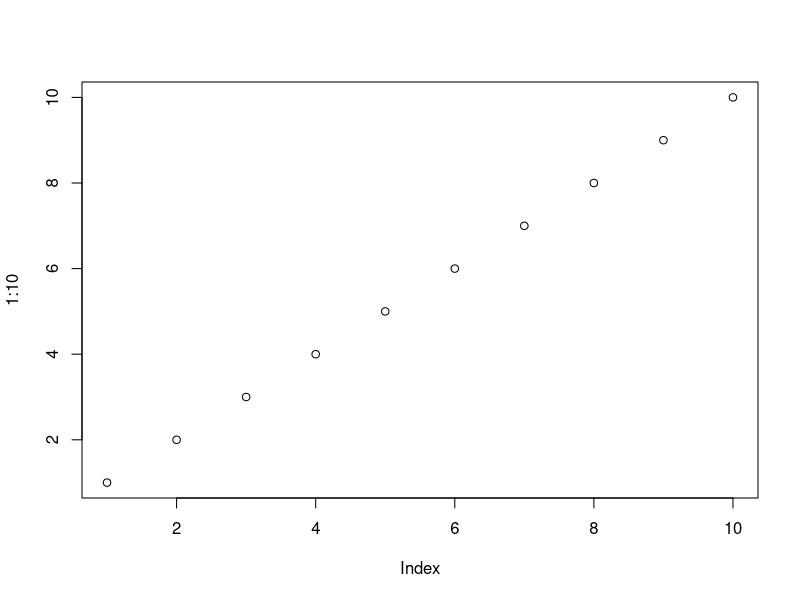
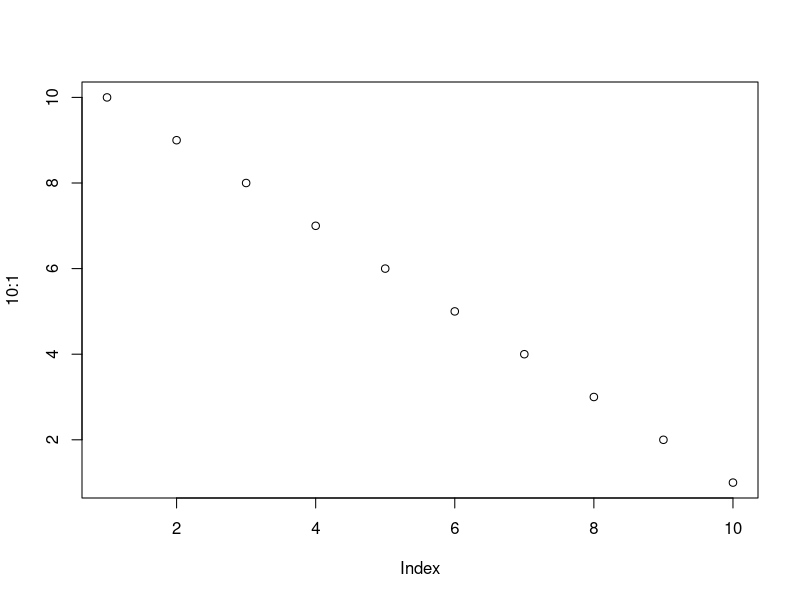
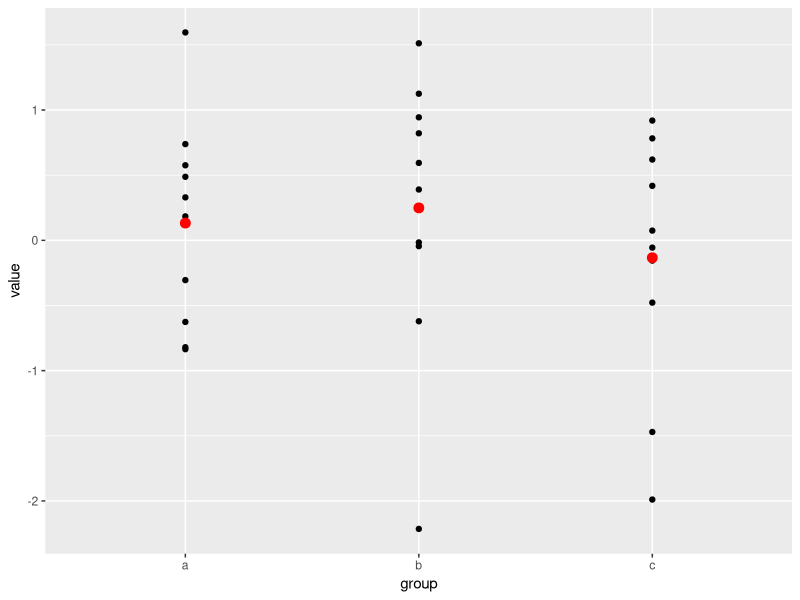

Here is the R script that generated these plots, in order:
## ---- chunk 1
1 + 1
## ---- chunk 2
#| label: fig-plot1
#| fig-cap: "Plot 1"
plot(1:10)
## ---- chunk 3
#| label: fig-plot2
#| fig-cap: "Plot 2"
plot(10:1)
## ---- chunk 4
#| label: fig-plot3
#| caption: "a ggplot figure"

library(ggplot2)
set.seed(1)

sample_df <- data.frame(
  group = factor(rep(letters[1:3], each = 10)),
  value = rnorm(30)
)

group_means_df <- setNames(
  aggregate(value ~ group, sample_df, mean),
  c("group", "group_mean")
)

ggplot(data = sample_df, mapping = aes(x = group, y = value)) +
  geom_point() +
  geom_point(
    mapping = aes(y = group_mean), data = group_means_df,
    colour = 'red', size = 3
  )

